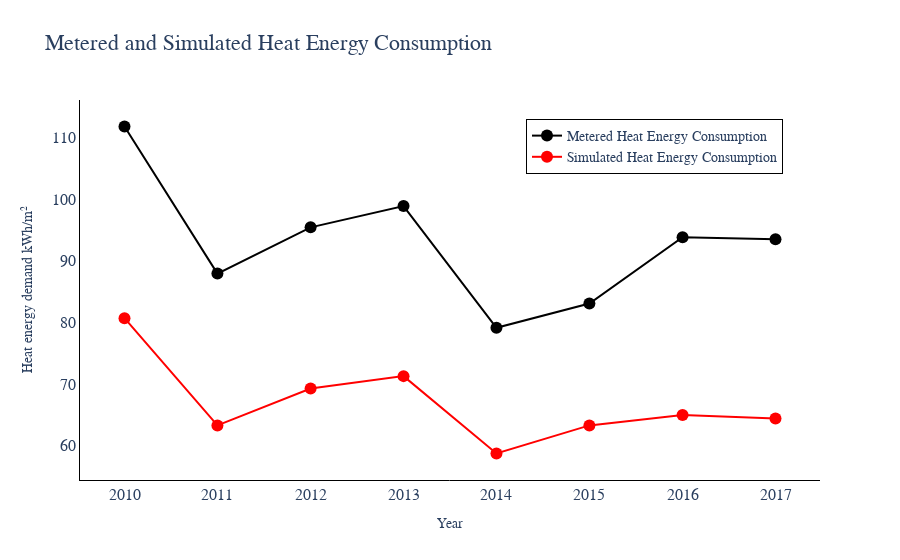

This figure's notebook cell:
### Code cell
''' (1) DIBS Simulation '''
start_calc = time.time()

HeatingEnergy_sum = run_model(scr_gebaeude_id, 
                            climate_file, 
                            start_time, 
                            end_time, 
                            output_resolution, 
                            training_ratio)   

end_calc = time.time()
if output_resolution == None:
    HeatingEnergy_sum = HeatingEnergy_sum.tolist()
else: 
    HeatingEnergy_sum = HeatingEnergy_sum['HeatingEnergy'].values.tolist()
df['DIBS'] = ['DIBS simulation is working', end_calc-start_calc, 'Uncalibrated sim result, kWh: ', f'{HeatingEnergy_sum}', '-', '-', '-', '-']
df.to_excel(ctrl_file, index=False)

# Plot
fig = plots.plot_model(scr_gebaeude_id, output_resolution, training_ratio)
fig.show()

### Figure 1 — Plotly figure (JSON) as saved in the notebook; plotly's stock layout.template omitted (floating-point values rounded to 4 significant figures)
{"data": [{"hovertemplate": "variable=Consumption<br>Year=%{x}<br>Heat energy demand kWh/m²=%{y}<extra></extra>", "legendgroup": "Consumption", "line": {"color": "black", "dash": "solid", "shape": "linear"}, "marker": {"size": 12, "symbol": "circle"}, "mode": "lines+markers", "name": "Metered Heat Energy Consumption", "orientation": "v", "showlegend": true, "type": "scatter", "x": ["2010-12-31T23:00:00", "2011-12-31T23:00:00", "2012-12-31T23:00:00", "2013-12-31T23:00:00", "2014-12-31T23:00:00", "2015-12-31T23:00:00", "2016-12-31T23:00:00", "2017-12-31T23:00:00"], "xaxis": "x", "y": [111.7, 87.9, 95.4, 98.85, 79.11, 83.04, 93.81, 93.46], "yaxis": "y"}, {"hovertemplate": "variable=HeatingEnergy<br>Year=%{x}<br>Heat energy demand kWh/m²=%{y}<extra></extra>", "legendgroup": "HeatingEnergy", "line": {"color": "red", "dash": "solid", "shape": "linear"}, "marker": {"size": 12, "symbol": "circle"}, "mode": "lines+markers", "name": "Simulated Heat Energy Consumption", "orientation": "v", "showlegend": true, "type": "scatter", "x": ["2010-12-31T23:00:00", "2011-12-31T23:00:00", "2012-12-31T23:00:00", "2013-12-31T23:00:00", "2014-12-31T23:00:00", "2015-12-31T23:00:00", "2016-12-31T23:00:00", "2017-12-31T23:00:00"], "xaxis": "x", "y": [80.68, 63.29, 69.26, 71.28, 58.73, 63.29, 64.97, 64.4], "yaxis": "y"}], "layout": {"font": {"family": "Calibri", "size": 16}, "legend": {"bgcolor": "rgba(255, 255, 255, 0.7)", "bordercolor": "black", "borderwidth": 1, "font": {"size": 14}, "title": {}, "tracegroupgap": 0, "x": 0.95, "xanchor": "right", "y": 0.95, "yanchor": "top"}, "plot_bgcolor": "white", "title": {"text": "Metered and Simulated Heat Energy Consumption"}, "xaxis": {"anchor": "y", "domain": [0, 1], "linecolor": "black", "showgrid": true, "ticktext": [2010, 2011, 2012, 2013, 2014, 2015, 2016, 2017], "tickvals": ["2010-12-31T23:00:00", "2011-12-31T23:00:00", "2012-12-31T23:00:00", "2013-12-31T23:00:00", "2014-12-31T23:00:00", "2015-12-31T23:00:00", "2016-12-31T23:00:00", "2017-12-31T23:00:00"], "title": {"font": {"size": 14}, "text": "Year"}, "zeroline": false}, "yaxis": {"anchor": "x", "domain": [0, 1], "linecolor": "black", "showgrid": true, "title": {"font": {"size": 14}, "text": "Heat energy demand kWh/m²"}, "zeroline": false}}}
